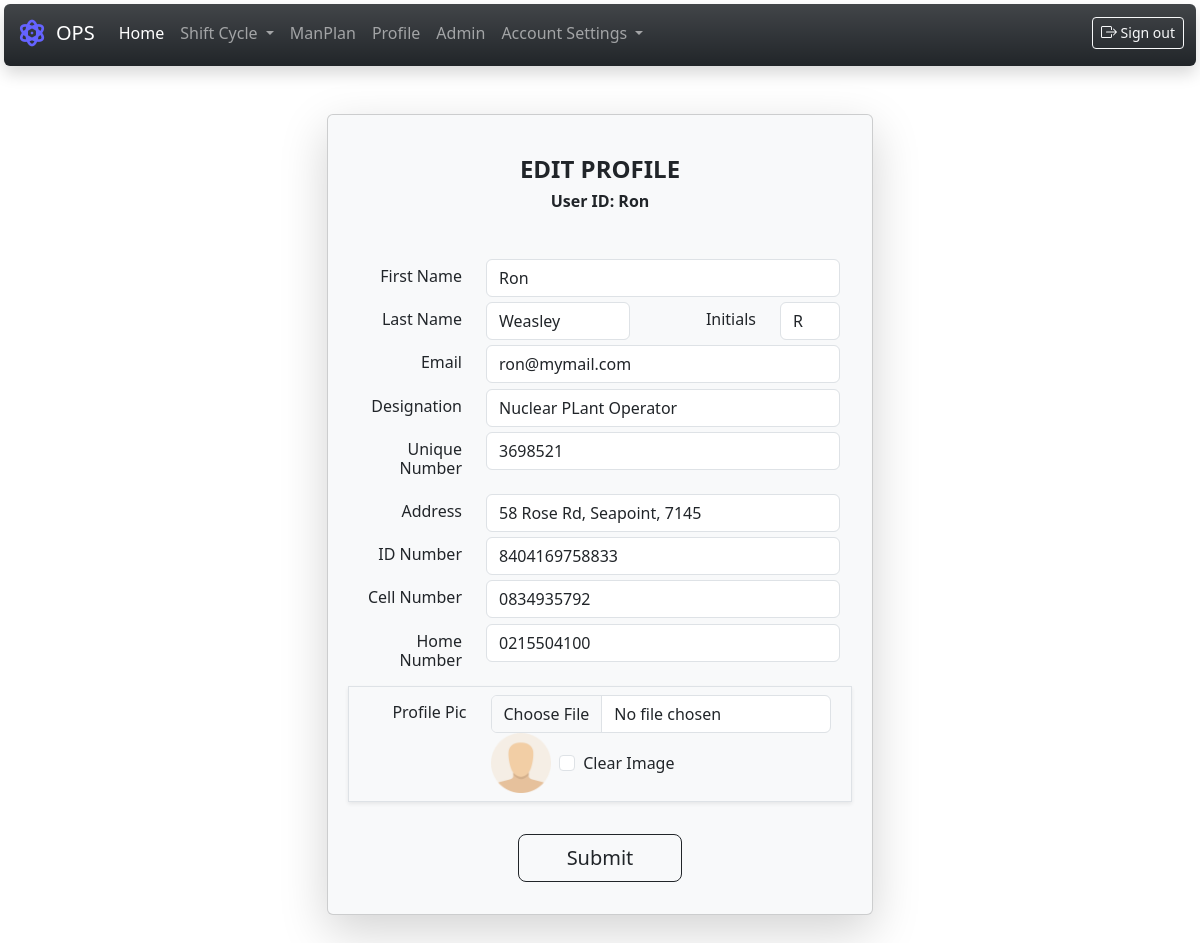
Screenshot of /profile/ (signed in) with the database file from the repository.
### user/models.py (models this page shows, shortened)
class Profile(models.Model):
    user = models.OneToOneField(User, on_delete=models.CASCADE)
    initials = models.CharField(max_length=10, blank=True)
    unique = models.CharField(max_length=200, blank=True)
    address = models.CharField(max_length=200, blank=True)
    idnum = models.CharField(max_length=200, blank=True)
    cell = models.CharField(max_length=200, blank=True)
    homenum = models.CharField(max_length=200, blank=True)
    dob = models.DateTimeField(null=True, blank=True)
    designation = models.CharField(max_length=200, blank=True)
    image = models.ImageField(default='profilepic.jpg', upload_to='profile_pictures', blank=True)

### user/views.py (the view)
# urls.py: path('profile/', user_views.profile, name='profile'),
@login_required
def profile(request):
    if request.method == 'POST':
        profile_form = ProfileForm(instance=request.user.profile, data=request.POST)
        profile = Profile.objects.get(user=request.user)
        user_form = UserEditForm(instance=request.user, data=request.POST)
        if user_form.is_valid() and profile_form.is_valid():
            user_form.save()
            profile_form.save()
            message = "Profile saved successfully!"
            profile_form = ProfileForm(instance=request.user.profile, data=request.POST)
            profile = Profile.objects.get(user=request.user)
            user_form = UserEditForm(instance=request.user, data=request.POST)
            return render(request, 'home/index.html', {
                'message': message,
            })
    else:
        profile_form = ProfileForm(instance=request.user.profile, data=request.POST)
        profile = Profile.objects.get(user=request.user)
        user_form = UserEditForm(instance=request.user, data=request.POST)
        message =""
    return render(request, 'user/profile.html', {
        'profile_form': profile_form,
        'profile': profile,
        'user_form': user_form,
    })

### user/forms.py
class ProfileForm(forms.ModelForm):
    class Meta:
        model = Profile
        fields = ['initials', 'unique', 'address', 'idnum', 'cell', 'homenum', 'designation', 'image']

class UserEditForm(forms.ModelForm):
    class Meta:
        model = User
        fields = ("first_name", "last_name", "email",)

### user/templates/user/profile.html (shortened to what this page needs)
{% extends 'home/base.html' %}
{% load static %}
{% load crispy_forms_tags  %}
{% block body %}
    <div class="container text-center py-5">
        <div class="row d-flex justify-content-center align-items-center h-100">
            <div class="col-12 col-md-8 col-lg-6 col-xl-6">
                <div class="card shadow-lg p-3 bg-body-tertiary rounded" style="border-radius: 1rem;">
                    <div class="card-body text-center">
                        <h4 class="fw-bold mt-2">EDIT PROFILE</h4>
                        <h6 class="fw-bold mb-5">User ID: {{profile.user}}</h6>
                        <form method="POST" enctype="multipart/form-data">
                                <div class="row">
                                    <div class="col-3 mt-2 text-end">
                                        <h6><label class="form-label" for="id_first_name">First Name</label></h6>
                                    </div>
                                    <div class="col-9">
                                        <input type="text" name="first_name" id="id_first_name" class="form-control" value="{{profile.user.first_name}}" />
                                    </div>
                                </div>
                                <div class="row">
                                    <div class="col-3 mt-2 text-end">
                                        <h6><label class="form-label" for="id_last_name">Last Name</label></h6>
                                    </div>
                                    <div class="col-4">
                                        <input type="text" name="last_name" value="{{profile.user.last_name}}" id="id_last_name" class="form-control" />
                                    </div>
                                    <div class="col-3 mt-2 text-end">
                                        <h6><label class="form-label" for="id_initials">Initials</label></h6>
                                    </div>
                                    <div class="col-2">
                                        <input type="text" name="initials" value="{{profile.initials}}" id="id_initials" class="form-control" />
                                    </div>
                                </div>
                                <div class="row">
                                    <div class="col-3 mt-2 text-end">
                                        <h6><label class="form-label" for="id_email">Email</label></h6>
                                    </div>
                                    <div class="col-9">
                                        <input type="text" name="email" id="id_email" class="form-control" value="{{profile.user.email}}" />
                                    </div>
                                </div>
                                <div class="row">
                                    <div class="col-3 mt-2 text-end">
                                        <h6><label class="form-label" for="id_designation">Designation</label></h6>
                                    </div>
                                    <div class="col-9">
                                        <input type="text" name="designation" value="{{profile.designation}}" id="id_designation" class="form-control" />
                                    </div>
                                </div>
                                <div class="row">
                                    <div class="col-3 mt-2 text-end">
                                        <h6><label class="form-label" for="id_unique">Unique Number</label></h6>
                                    </div>
                                    <div class="col-9">
                                        <input type="text" name="unique" value="{{profile.unique}}" id="id_unique" class="form-control" />
                                    </div>
                                </div>
                                <div class="row">
                                    <div class="col-3 mt-2 text-end">
                                        <h6><label class="form-label" for="id_address">Address</label></h6>
                                    </div>
                                    <div class="col-9">
                                        <input type="text" name="address" value="{{profile.address}}" id="id_address" class="form-control" />
                                    </div>
                                </div>
                                <div class="row">
                                    <div class="col-3 mt-2 text-end">
                                        <h6><label class="form-label" for="id_idnum">ID Number</label></h6>
                                    </div>
                                    <div class="col-9">
                                        <input type="text" name="idnum" value="{{profile.idnum}}" id="id_idnum" class="form-control" />
                                    </div>
                                </div>
                                <div class="row">
                                    <div class="col-3 mt-2 text-end">
                                        <h6><label class="form-label" for="id_cell">Cell Number</label></h6>
                                    </div>
                                    <div class="col-9">
                                        <input type="text" name="cell" value="{{profile.cell}}" id="id_cell" class="form-control" />
                                    </div>
                                </div>
                                <div class="row">
                                    <div class="col-3 mt-2 text-end">
                                        <h6><label class="form-label" for="id_homenum">Home Number</label></h6>
                                    </div>
                                    <div class="col-9">
                                        <input type="text" name="homenum" value="{{profile.homenum}}" id="id_homenum" class="form-control" />
                                    </div>
                                </div>
                                <div class="row border shadow-sm p-2">
                                    <div class="col-3 mt-2 text-end">
                                        <h6><label class="form-label" for="id_image">Profile Pic</label></h6>
                                    </div>
                                    <div class="col-9">
                                        <input type="file" name="image" accept="image/*" id="id_image" class="form-control" />
                                        <div class="row d-flex flex-row align-items-center">
                                            <div class="col-2">
                                                <img class="float-start" src="/pictures/{{profile.image}}" width="60" height="60">
                                            </div>
                                            <div class="col-10 d-flex justify-content-start">
                                                <input class="form-check-input ms-2" type="checkbox" name="image-clear" id="image-clear_id">
                                                <label class="form-check-label ms-2" for="image-clear_id">Clear Image</label>
                                            </div>
                                        </div>
                                    </div>
                                </div>
                                <div class="row mt-4">
                                    <div class="col-12 mt-2">
                                        <button data-mdb-button-init data-mdb-ripple-init class="btn btn-outline-dark btn-lg px-5" type="submit">Submit</button>
                                    </div>
                                </div>
                            </div>
                    </div>
                </div>
            </div>
        </div>
{% endblock %}

### rows the page displays
Profile: user "Ron", first_name "Ron", last_name "Weasley", initials "R", email "ron@mymail.com", designation "Nuclear PLant Operator", unique "3698521", address "58 Rose Rd, Seapoint, 7145", idnum "8404169758833", cell "0834935792", homenum "0215504100", image (picture)
